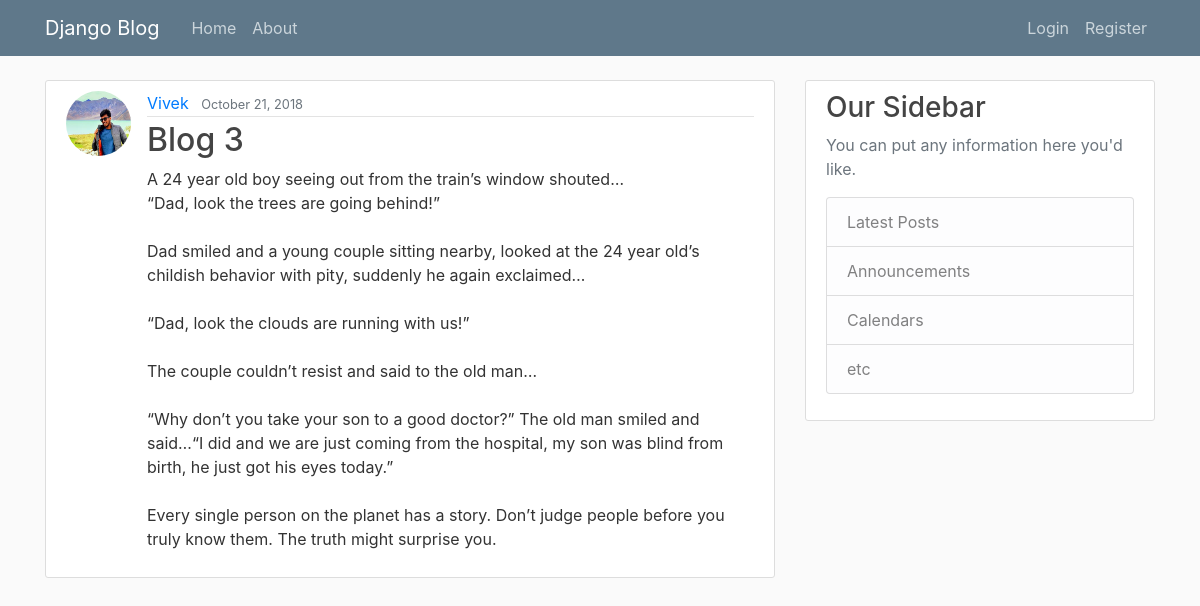
Screenshot of /post/3/ with the database file from the repository.
### blogapp/models.py (models this page shows, shortened)
class Post(models.Model):
    title = models.CharField(max_length=100)
    content = models.TextField()
    date_posted = models.DateTimeField(default=timezone.now)
    author = models.ForeignKey(User, on_delete=models.CASCADE)

### users/models.py (models this page shows, shortened)
class Profile(models.Model):
    user = models.OneToOneField(User, on_delete=models.CASCADE)
    image = models.ImageField(default='default.jpg', upload_to='profile_pics')

### blogapp/views.py (the view)
# urls.py: path('post/<int:pk>/', PostDetailView.as_view(), name='post-detail'),
class PostDetailView(DetailView):
    model = Post

### blogapp/templates/blogapp/post_detail.html (shortened to what this page needs)
{% extends "blogapp/base.html" %}
{% block body_block %}
      <article class="media content-section">
      <img class="rounded-circle article-img" src="{{ object.author.profile.image.url }}">
      <div class="media-body">
      <div class="article-metadata">
        <a class="mr-2" href="{% url 'user-posts' object.author.username%}">{{ object.author }}</a>
        <small class="text-muted">{{ object.date_posted|date:"F d, Y" }}</small>
      </div>
      <h2 class="article-title">{{ object.title }}</h2>
      <p class="article-content">{{ object.content }}</p>
      </div>
    </article>
{% endblock body_block %}

### blogapp/static/blogapp/main.css (style rules this page uses)
body { background: #fafafa; color: #333333; margin-top: 5rem; }
h1, h2, h3, h4, h5, h6 { color: #444444; }
.content-section { background: #ffffff; padding: 10px 20px; border: 1px solid #dddddd; border-radius: 3px; margin-bottom: 20px; }
.article-title { color: #444444; }
.article-content { white-space: pre-line; }
.article-img { height: 65px; width: 65px; margin-right: 16px; }
.article-metadata { padding-bottom: 1px; margin-bottom: 4px; border-bottom: 1px solid #e3e3e3 }

### rows the page displays
Post: author.profile.image (picture), author "Vivek", date_posted "October 21, 2018", title "Blog 3", content "A 24 year old boy seeing out from the train’s window shouted… “Dad, look the trees are going behind!” Dad smiled and a young couple sitting nearby, looked at the 24 year old’s childish behavior with pity, suddenly he again exclaimed… “Dad, look the clouds are running with us!” The couple couldn’t resist and said to the old man… “Why don’t you take your son to a good doctor?” The old man smiled and said…“I did and we are just coming from the hospital, my son was blind from birth, he just got his eyes today.” Every single person on the planet has a story. Don’t judge people before you truly know them. The truth might surprise you."
